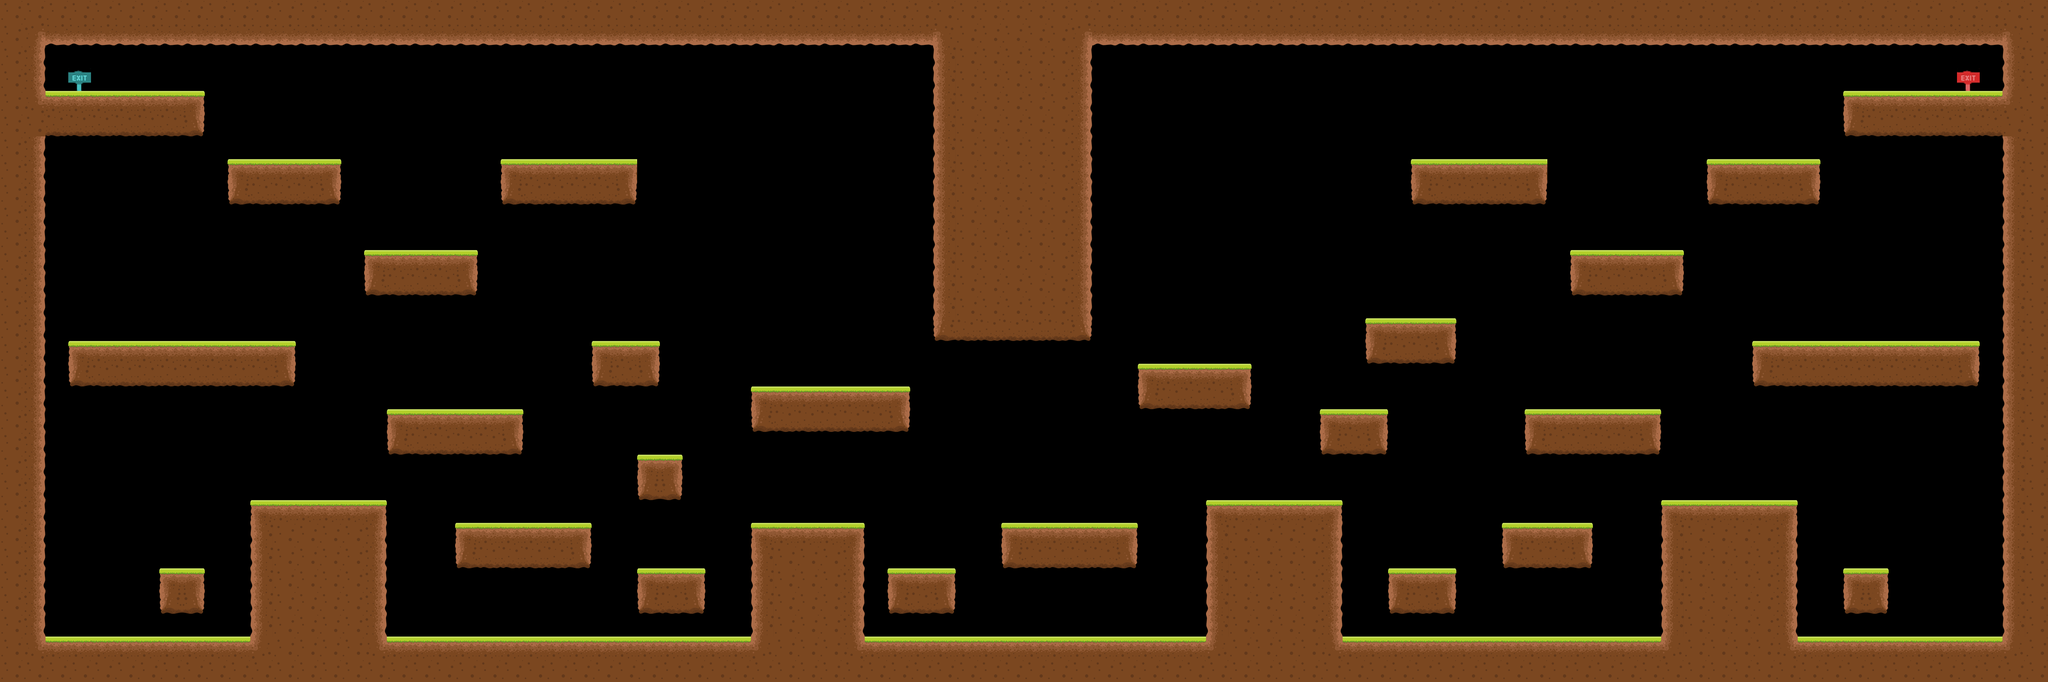

Tiled map render using the project's own tile images. Description and the map definition, with tile-layer contents summarised, below:
An orthogonal 90x30 tile map with 50x50 px tiles, 16 tile layers (GroundMid, EarthMid, EarthBtmRight, EarthBtmLeft, ...), 16 tilesets and 90 objects.

<map version="1.0" orientation="orthogonal" renderorder="right-down" width="90" height="30" tilewidth="50" tileheight="50">
 <tileset firstgid="1" name="GroundMid" tilewidth="50" tileheight="50">
  <image source="groundMid.png" trans="ff00ff" width="50" height="50" />
 </tileset>
 <tileset firstgid="2" name="EarthMid" tilewidth="50" tileheight="50">
  <image source="earthMid.png" trans="ff00ff" width="50" height="50" />
 </tileset>
 <tileset firstgid="3" name="EarthBtmRight" tilewidth="50" tileheight="50">
  <image source="EarthBtmRight.png" trans="ff00ff" width="50" height="50" />
 </tileset>
 <tileset firstgid="4" name="EarthBtmLeft" tilewidth="50" tileheight="50">
  <image source="EarthBtmLeft.png" trans="ff00ff" width="50" height="50" />
 </tileset>
 <tileset firstgid="5" name="EarthRight" tilewidth="50" tileheight="50">
  <image source="earthRight.png" trans="ff00ff" width="50" height="50" />
 </tileset>
 <tileset firstgid="6" name="EarthLeft" tilewidth="50" tileheight="50">
  <image source="earthLeft.png" trans="ff00ff" width="50" height="50" />
 </tileset>
 <tileset firstgid="7" name="GroundRight" tilewidth="50" tileheight="50">
  <image source="groundRight.png" trans="ff00ff" width="50" height="50" />
 </tileset>
 <tileset firstgid="8" name="GroundLeft" tilewidth="50" tileheight="50">
  <image source="groundLeft.png" trans="ff00ff" width="50" height="50" />
 </tileset>
 <tileset firstgid="9" name="EarthBtmConRight" tilewidth="50" tileheight="50">
  <image source="EarthBtmConRight.png" trans="ff00ff" width="50" height="50" />
 </tileset>
 <tileset firstgid="10" name="EarthBtmConLeft" tilewidth="50" tileheight="50">
  <image source="EarthBtmConLeft.png" trans="ff00ff" width="50" height="50" />
 </tileset>
 <tileset firstgid="11" name="EarthPlatBtm" tilewidth="50" tileheight="50">
  <image source="EarthPlatBtm.png" trans="ff00ff" width="50" height="50" />
 </tileset>
 <tileset firstgid="12" name="EarthTopRight" tilewidth="50" tileheight="50">
  <image source="EarthTopRight.png" trans="ff00ff" width="50" height="50" />
 </tileset>
 <tileset firstgid="13" name="EarthBtm" tilewidth="50" tileheight="50">
  <image source="earthBtm.png" trans="ff00ff" width="50" height="50" />
 </tileset>
 <tileset firstgid="14" name="EarthTopLeft" tilewidth="50" tileheight="50">
  <image source="EarthTopLeft.png" trans="ff00ff" width="50" height="50" />
 </tileset>
 <tileset firstgid="15" name="exitBlue" tilewidth="50" tileheight="50">
  <image source="exitBlue.png" trans="ff00ff" width="50" height="50" />
 </tileset>
 <tileset firstgid="16" name="exitRed" tilewidth="50" tileheight="50">
  <image source="exitRed.png" trans="ff00ff" width="50" height="50" />
 </tileset>
 <layer name="GroundMid" width="90" height="30">
  <data>[2700 cells, 161 non-empty, 1 distinct tile ids]</data>
 </layer>
 <layer name="EarthMid" width="90" height="30">
  <data>[2700 cells, 390 non-empty, 1 distinct tile ids]</data>
 </layer>
 <layer name="EarthBtmRight" width="90" height="30">
  <data>[2700 cells, 6 non-empty, 1 distinct tile ids]</data>
 </layer>
 <layer name="EarthBtmLeft" width="90" height="30">
  <data>[2700 cells, 6 non-empty, 1 distinct tile ids]</data>
 </layer>
 <layer name="EarthRight" width="90" height="30">
  <data>[2700 cells, 55 non-empty, 1 distinct tile ids]</data>
 </layer>
 <layer name="EarthLeft" width="90" height="30">
  <data>[2700 cells, 55 non-empty, 1 distinct tile ids]</data>
 </layer>
 <layer name="GroundRight" width="90" height="30">
  <data>[2700 cells, 29 non-empty, 1 distinct tile ids]</data>
 </layer>
 <layer name="GroundLeft" width="90" height="30">
  <data>[2700 cells, 29 non-empty, 1 distinct tile ids]</data>
 </layer>
 <layer name="EarthBtmConRight" width="90" height="30">
  <data>[2700 cells, 26 non-empty, 1 distinct tile ids]</data>
 </layer>
 <layer name="EarthBtmConLeft" width="90" height="30">
  <data>[2700 cells, 26 non-empty, 1 distinct tile ids]</data>
 </layer>
 <layer name="EarthPlatBtm" width="90" height="30">
  <data>[2700 cells, 86 non-empty, 1 distinct tile ids]</data>
 </layer>
 <layer name="EarthTopRight" width="90" height="30">
  <data>[2700 cells, 2 non-empty, 1 distinct tile ids]</data>
 </layer>
 <layer name="EarthTopLeft" width="90" height="30">
  <data>[2700 cells, 2 non-empty, 1 distinct tile ids]</data>
 </layer>
 <layer name="EarthBtm" width="90" height="30">
  <data>[2700 cells, 79 non-empty, 1 distinct tile ids]</data>
 </layer>
 <layer name="ExitBlue" width="90" height="30">
  <data>[2700 cells, 1 non-empty, 1 distinct tile ids]</data>
 </layer>
 <layer name="ExitRed" width="90" height="30">
  <data>[2700 cells, 1 non-empty, 1 distinct tile ids]</data>
 </layer>
 <objectgroup name="wall" visible="0">
  <object x="550" y="1150" width="50" height="300" />
  <object x="800" y="1150" width="50" height="300" />
  <object x="350" y="1300" width="100" height="50" />
  <object x="150" y="800" width="500" height="50" />
  <object x="2900" y="1150" width="50" height="300" />
  <object x="2650" y="1150" width="50" height="300" />
  <object x="2200" y="1200" width="300" height="50" />
  <object x="1950" y="1300" width="150" height="50" />
  <object x="1850" y="1200" width="50" height="250" />
  <object x="1650" y="1200" width="50" height="250" />
  <object x="1400" y="1300" width="150" height="50" />
  <object x="1000" y="1200" width="300" height="50" />
  <object x="3650" y="1150" width="50" height="300" />
  <object x="3900" y="1150" width="50" height="300" />
  <object x="4400" y="50" width="50" height="1400" />
  <object x="4050" y="250" width="350" height="50" />
  <object x="50" y="50" width="4350" height="50" />
  <object x="50" y="100" width="50" height="1350" />
  <object x="3050" y="1300" width="150" height="50" />
  <object x="3300" y="1200" width="200" height="50" />
  <object x="4050" y="1300" width="100" height="50" />
  <object x="850" y="950" width="300" height="50" />
  <object x="800" y="600" width="250" height="50" />
  <object x="500" y="400" width="250" height="50" />
  <object x="100" y="250" width="350" height="50" />
  <object x="1100" y="400" width="300" height="50" />
  <object x="3350" y="950" width="300" height="50" />
  <object x="3850" y="800" width="500" height="50" />
  <object x="3450" y="600" width="250" height="50" />
  <object x="3750" y="400" width="250" height="50" />
  <object x="3100" y="400" width="300" height="50" />
  <object x="3550" y="1550" />
  <object x="1300" y="800" width="150" height="50" />
  <object x="3000" y="750" width="200" height="50" />
  <object x="2500" y="850" width="250" height="50" />
  <object x="2050" y="100" width="50" height="650" />
  <object x="2100" y="700" width="300" height="50" />
  <object x="2350" y="100" width="50" height="600" />
  <object x="2900" y="950" width="150" height="50" />
  <object x="1400" y="1050" width="100" height="50" />
  <object x="1650" y="900" width="350" height="50" />
 </objectgroup>
 <objectgroup name="floor" visible="0">
  <object x="150" y="750" width="500" height="50" />
  <object x="550" y="1100" width="300" height="50" />
  <object x="350" y="1250" width="100" height="50" />
  <object x="100" y="1400" width="450" height="50" />
  <object x="850" y="1400" width="800" height="50" />
  <object x="1000" y="1150" width="300" height="50" />
  <object x="1400" y="1250" width="150" height="50" />
  <object x="1650" y="1150" width="250" height="50" />
  <object x="1950" y="1250" width="150" height="50" />
  <object x="2200" y="1150" width="300" height="50" />
  <object x="2650" y="1100" width="300" height="50" />
  <object x="1900" y="1400" width="750" height="50" />
  </objectgroup>
 <objectgroup name="start">
  <!-- 2 objects omitted --></objectgroup>
 <objectgroup name="Goal">
  <!-- 2 objects omitted --></objectgroup>
 <objectgroup name="objects">
  <!-- 10 objects omitted --></objectgroup>
</map>
<!-- 37 of 90 objects omitted -->
